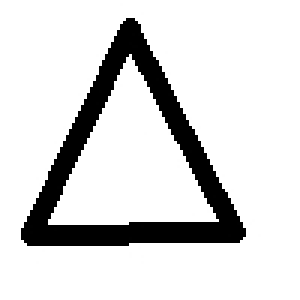
//> input picture sokszogFinal/3szog.jpg, 100 x 100 px (shown 3 times larger)
$ ./main   (built with g++ and OpenCV 4)
//> lines starting //> are read from the running program, lines starting //| are printed output that depends on the picture; after the words box and inside, x2 and y2 are one past the last pixel; in counts of white or black regions, pixels touching at a corner belong together
#include "opencv2/imgproc.hpp"
#include "opencv2/highgui.hpp"
#include <math.h>
#include <iostream>
#include <string>

using namespace cv;
using namespace std;

const int w = 500;

vector<vector<Point> > contours;
vector<Vec4i> hierarchy;

int findMinX(const vector<vector<Point>>& contours) {
	int min = 9999;
	for (int i = 0; i < contours.size(); i++) {
		for (int j = 0; j < contours[i].size(); j++) {
			if (contours[i][j].x < min) {
				min = contours[i][j].x;
			}
		}
	}
	return min;
}
int findMinY(const vector<vector<Point>>& contours) {
	int min = 9999;
	for (int i = 0; i < contours.size(); i++) {
		for (int j = 0; j < contours[i].size(); j++) {
			if (contours[i][j].y < min) {
				min = contours[i][j].x;
			}
		}
	}
	return min;
}
int findMaxX(const vector<vector<Point>>& contours) {
	int max = -9999;
	for (int i = 0; i < contours.size(); i++) {
		for (int j = 0; j < contours[i].size(); j++) {
			if (contours[i][j].x > max) {
				max = contours[i][j].x;
			}
		}
	}
	return max;
}
int findMaxY(const vector<vector<Point>>& contours) {
	int max = -9999;
	for (int i = 0; i < contours.size(); i++) {
		for (int j = 0; j < contours[i].size(); j++) {
			if (contours[i][j].y > max) {
				max = contours[i][j].x;
			}
		}
	}
	return max;
}

int angleOf(const vector<Point>& line0, const vector<Point>& line1) {
	for (int i = 0; i < line0.size(); i++) {
		cout << line0[i] << " : ";
	}
	cout << "\n\n\n";
	Point vektor0(line0[1].x-line0[0].x,line0[1].y- line0[0].y);
	Point vektor1(line1[1].x-line1[0].x,line1[1].y- line1[0].y);

	cout << vektor0 << "\n" << vektor1;

	float dot = vektor0.x*vektor1.x + vektor0.y*vektor1.y;
	float vekt0_len = sqrtf(vektor0.x*vektor0.x+vektor0.y*vektor0.y);
	float vekt1_len = sqrtf(vektor1.x*vektor1.x + vektor1.y*vektor1.y);

	float cos_alfa = dot / (vekt0_len*vekt1_len);
	float deg = acosf(cos_alfa) * 180 / 3.1415;
	return (int)deg;
}


int main(int argc, char** argv)
{
	Mat img = Mat::zeros(w, w, CV_8UC1);
	Mat rsc = imread("3szog.jpg", IMREAD_GRAYSCALE);
//> rsc is the input picture: 100 rows x 100 cols, CV_8UC1; min 0, max 255, mean 217.3
	Canny(rsc, img, 100, 200, 3);
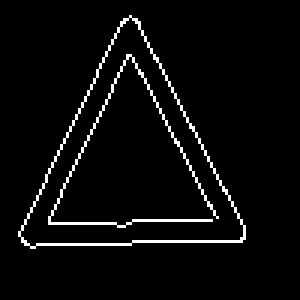
//> img: 100 rows x 100 cols, CV_8UC1 (shown 3 times larger); 4% white in thin lines or dots, all inside (x1, y1, x2, y2) = (6, 5, 82, 83)

	namedWindow("image");
	imshow("image", img);


	vector<vector<Point> > contours0;
	findContours(img, contours0, hierarchy, RETR_TREE, CHAIN_APPROX_SIMPLE);
//> contours0 = 3 contours, 1 with area under 20; largest, box (x1, y1, x2, y2) and area: (6, 5, 82, 83) 3086, (6, 5, 82, 83) 3078

	for (size_t k = 0; k < contours0.size(); k++) {
		contours.push_back(contours0[k]);
		approxPolyDP(Mat(contours0[k]), contours[k], 12, true);
	}
//> this loop made 3 passes


	namedWindow("contours");
	Mat cnt_img = Mat::zeros(w, w, CV_8UC3);
	drawContours(cnt_img, contours, -1, Scalar(128, 255, 255), 3, LINE_AA, hierarchy, 1);
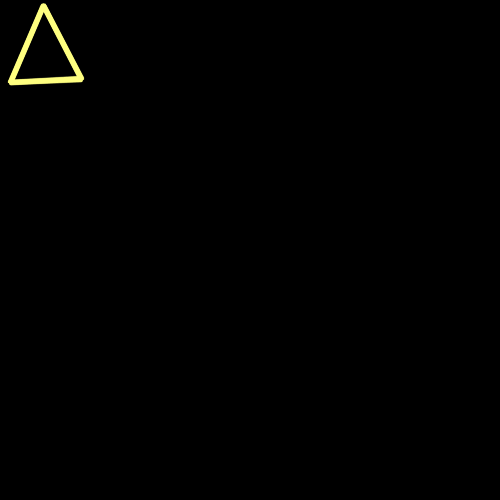
//> cnt_img: 500 rows x 500 cols, CV_8UC3; mean B, G, R 0.7, 1.4, 1.4

	string s = std::to_string(contours.size());
//> s = '3'
	int labelX = (findMinX(contours) + findMaxX(contours)) / 2 - 5;
//> the loop in findMinX, `for (int i = 0; i < contours.size(); i++)` made 3 passes
//> after the loop in findMinX, `for (int i = 0; i < contours.size(); i++)`: min = 10
//> the loop in findMaxX, `for (int i = 0; i < contours.size(); i++)` made 3 passes
//> after the loop in findMaxX, `for (int i = 0; i < contours.size(); i++)`: max = 81
//> labelX = 40
	int labelY = (findMinY(contours) + findMaxY(contours)) / 2 + 3;
//> the loop in findMinY, `for (int i = 0; i < contours.size(); i++)` made 3 passes
//> after the loop in findMinY, `for (int i = 0; i < contours.size(); i++)`: min = 43
//> the loop in findMaxY, `for (int i = 0; i < contours.size(); i++)` made 3 passes
//> max on passes 1 to 3: 81, 10, 72
//> after the loop in findMaxY, `for (int i = 0; i < contours.size(); i++)`: max = 72
//> labelY = 60
	putText(cnt_img, s, Point(labelX, labelY),FONT_HERSHEY_PLAIN, 1.0, CV_RGB(255, 255, 255), 1.0);
//> cnt_img: 500 rows x 500 cols, CV_8UC3; 22 pixels changed, all inside (x1, y1, x2, y2) = (42, 50, 49, 60)

	string s2 = std::to_string(angleOf(contours[0], contours[1]));
//> the loop in angleOf, `for (int i = 0; i < line0.size(); i++)` made 3 passes
//| [43, 5] : [10, 82] : [81, 79] :
//> in angleOf, `Point vektor0(line0[1].x-line0[0].x,line0[1].y- line0[0].y);`: vektor0 = Point(-33, 77)
//> in angleOf, `Point vektor1(line1[1].x-line1[0].x,line1[1].y- line1[0].y);`: vektor1 = Point(38, 73)
//| [-33, 77]
//| [38, 73]
//> in angleOf, `float dot = vektor0.x*vektor1.x + vektor0.y*vektor1.y;`: dot = 4367
//> in angleOf, `float vekt0_len = sqrtf(vektor0.x*vektor0.x+vektor0.y*vektor0.y);`: vekt0_len = 83.77
//> in angleOf, `float vekt1_len = sqrtf(vektor1.x*vektor1.x + vektor1.y*vektor1.y);`: vekt1_len = 82.3
//> in angleOf, `float cos_alfa = dot / (vekt0_len*vekt1_len);`: cos_alfa = 0.633
//> in angleOf, `float deg = acosf(cos_alfa) * 180 / 3.1415;`: deg = 50.7
//> s2 = "50"

	putText(cnt_img, s2, Point(contours[0][1].x, contours[0][1].y+15), FONT_HERSHEY_PLAIN, 1.0, CV_RGB(255, 255, 255), 1.0);
//> cnt_img: 500 rows x 500 cols, CV_8UC3; mean B, G, R 0.8, 1.5, 1.5


	cout << contours.size() << "\n";
//| 3

	imshow("contours", cnt_img);
	waitKey();

	return 0;
}
